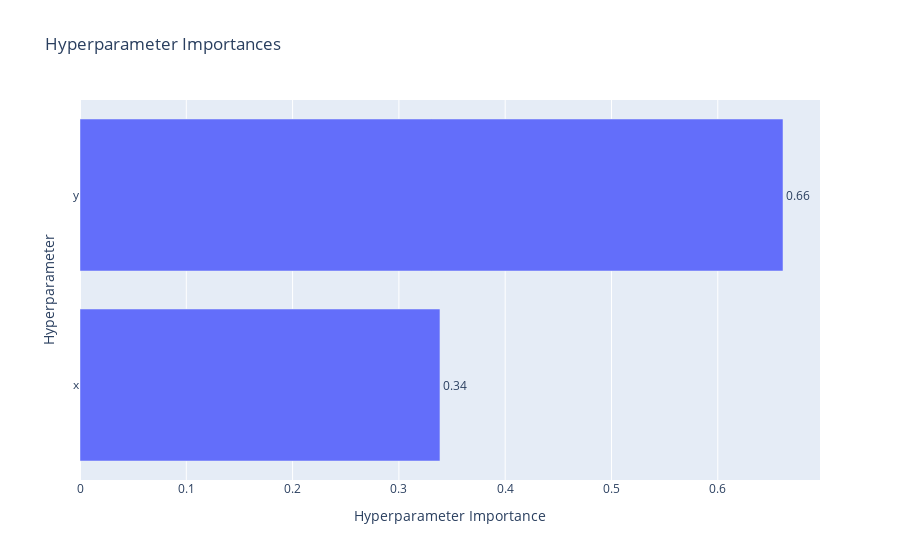

The notebook cell this image was saved under:
### Code cell
plot_param_importances(study).show()

### Figure 1 — Plotly figure (JSON) as saved in the notebook; plotly's stock layout.template omitted (floating-point values rounded to 4 significant figures)
{"data": [{"cliponaxis": false, "hovertemplate": ["x (FloatDistribution): 0.3386371376366912<extra></extra>", "y (FloatDistribution): 0.6613628623633088<extra></extra>"], "name": "Objective Value", "orientation": "h", "text": ["0.34", "0.66"], "textposition": "outside", "type": "bar", "x": [0.3386, 0.6614], "y": ["x", "y"]}], "layout": {"title": {"text": "Hyperparameter Importances"}, "xaxis": {"title": {"text": "Hyperparameter Importance"}}, "yaxis": {"title": {"text": "Hyperparameter"}}}}
